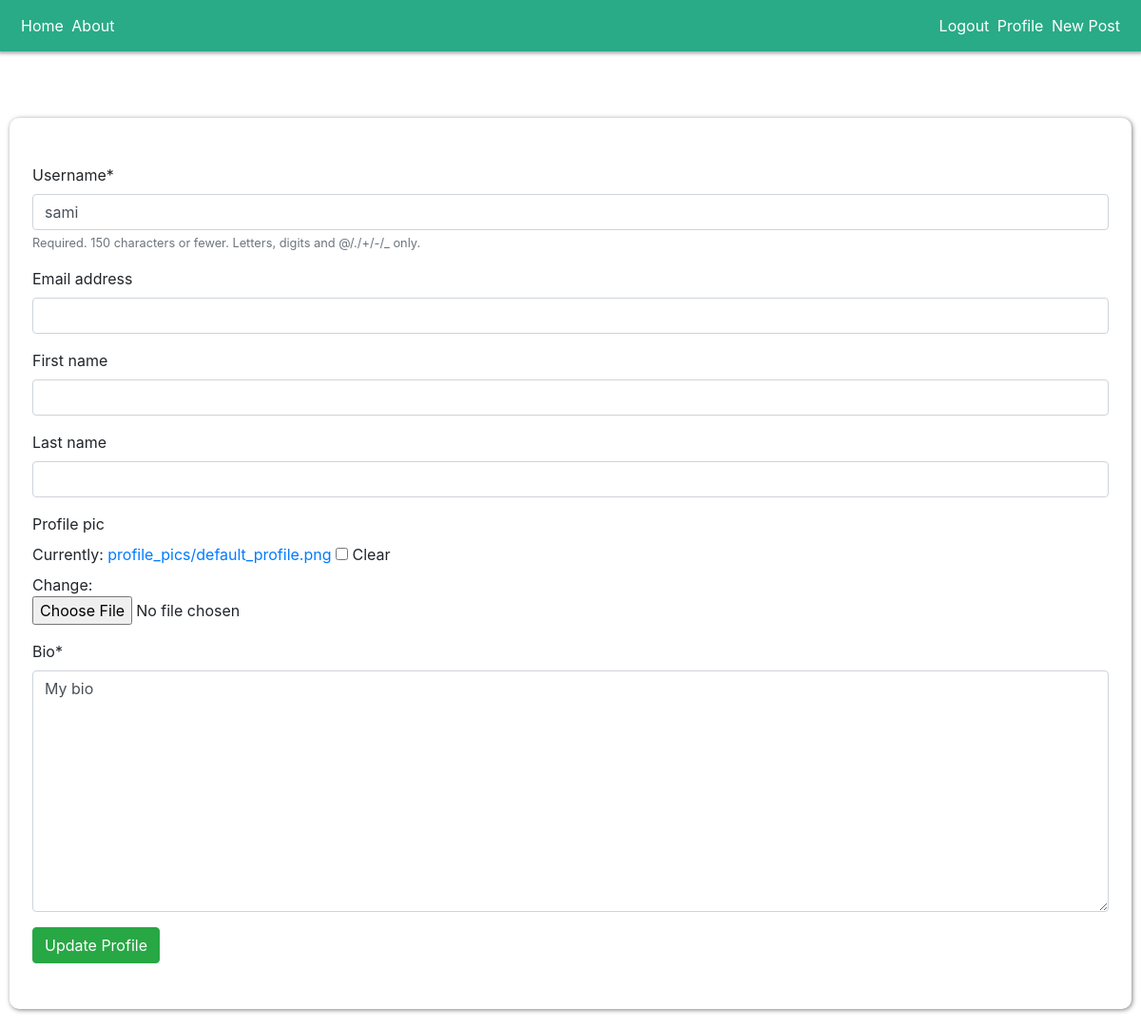
Before: /edit_profile/13/ (signed in) with the older database file.
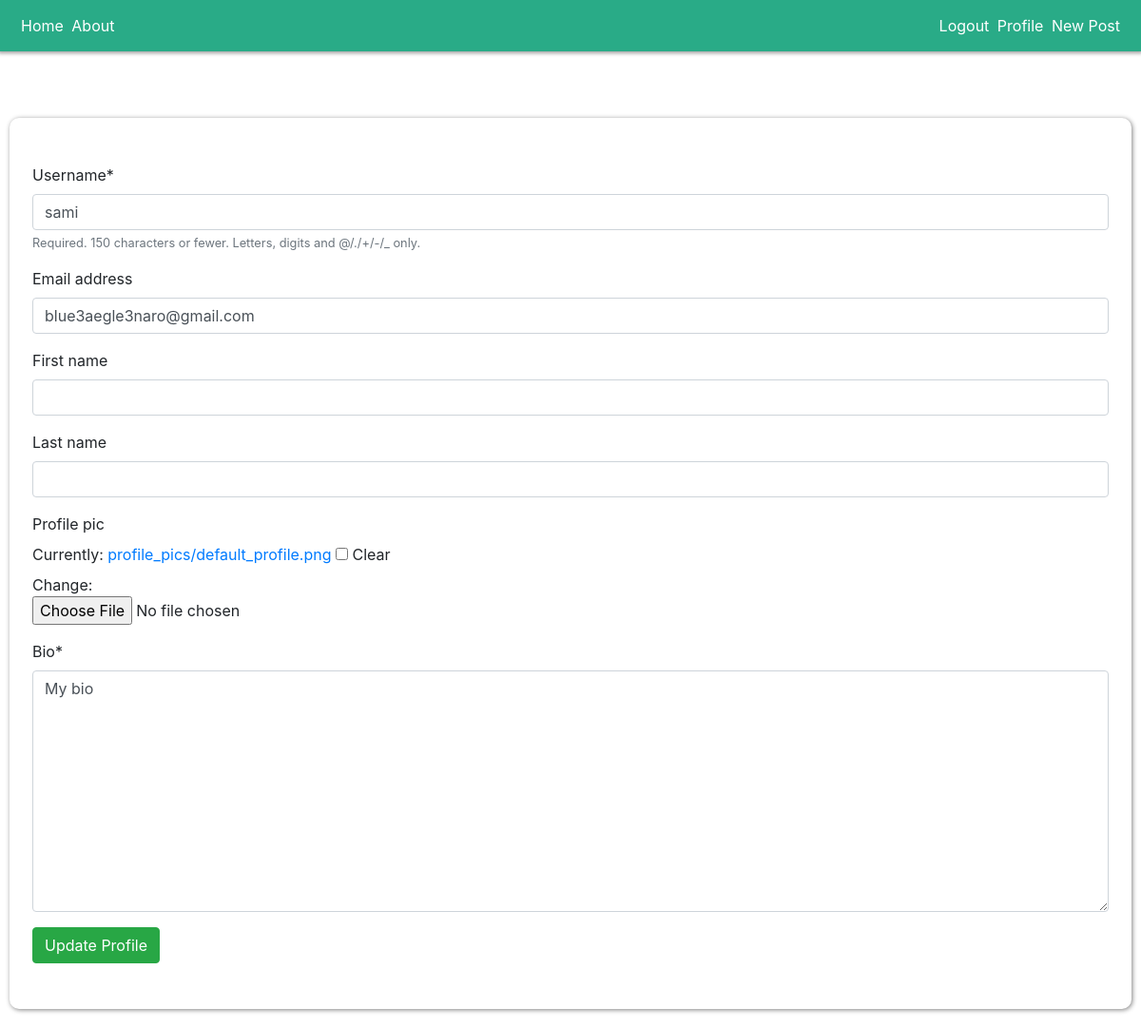
After: the same page with the newer database file.
### BLOG/models.py (models this page shows, shortened)
class User(AbstractUser):
  profile_pic =models.ImageField(upload_to="profile_pics", default="profile_pics/default_profile.png", blank=True)
  date_joined = models.DateTimeField(auto_now_add=True)
  bio = models.TextField(max_length=2000, default="My bio")

### BLOG/views.py (the view)
# urls.py: path('edit_profile/<int:id>/', edit_profile, name="edit_profile"),
def edit_profile(request, id):
  user=User.objects.get(id=request.user.id)
  form = UserEditForm(instance=user)
  if request.method == "POST":
    form = UserEditForm(request.POST, request.FILES, instance=user)
    if form.is_valid():
      form.save()
      return redirect("profile")
  context={
    "form":form,
  }
  return render(request, "BLOG/edit_profile.html", context)

### BLOG/forms.py
class UserEditForm(forms.ModelForm):
  class Meta:
    model= User
    fields=('username', 'email','first_name', 'last_name', 'profile_pic', 'bio')

### BLOG/templates/BLOG/edit_profile.html
{% extends 'BLOG/BASE.html' %}
{% block content %}
{% load crispy_forms_tags %}
<div class="password-reset-success-container px-4 py-5">
  {% if request.user.is_authenticated %}
   <form method="post" enctype="multipart/form-data">
    {% csrf_token %} {{ form | crispy }}
    <button type="submit" class="btn btn-success hover">Update Profile</button>
  </form>
  {%else%}
  <h1 class="text-warning">You are not logged in</h1>
  {% endif %}
</div>
{% endblock content %}

Changed rows visible on the page:
changed User "sami": email (not shown) → "blue3aegle3naro@gmail.com"
